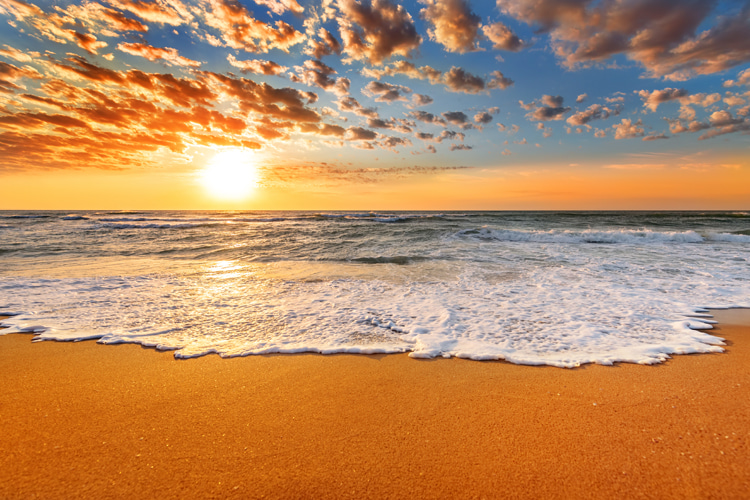
#> input picture img/beach-sunset.jpg, 750 x 500 px, found by its file name
$ python main.py
#> lines starting #> are read from the running program, lines starting #| are printed output that depends on the picture; after the words box and inside, x2 and y2 are one past the last pixel; in counts of white or black regions, pixels touching at a corner belong together; long printed decimals are rounded
### src/getrgb.py
import numpy as np
import cv2
import imutils

class ColorDescriptor:
	def __init__(self, bins):
		self.bins = bins

	def describe(self, image):
		features = np.zeros((4, 4, 3), dtype=np.float32)

		(h, w) = image.shape[:2]
		(cX, cY) = (int(w * 0.5), int(h * 0.5))

		segments = [(0, 0.5*cX, 0, 0.5*cY), (0.5*cX, cX, 0, 0.5*cY), (cX, 0.75*w, 0, 0.5*cY), (0.75*w, w, 0, 0.5*cY),
			(0, 0.5*cX, 0.5*cY, cY), (0.5*cX, cX, 0.5*cY, cY), (cX, 0.75*w, 0.5*cY, cY), (0.75*w, w, 0.5*cY, cY),
			(0, 0.5*cX, cY, 0.75*h), (0.5*cX, cX, cY, 0.75*h), (cX, 0.75*w, cY, 0.75*h), (0.75*w, w, cY, 0.75*h),
			(0, 0.5*cX, 0.75*h, h), (0.5*cX, cX, 0.75*h, h), (cX, 0.75*w, 0.75*h, h), (0.75*w, w, 0.75*h, h)]

		for i, (startX, endX, startY, endY) in enumerate(segments):
			cornerMask = np.zeros(image.shape[:2], dtype="uint8")

			cv2.rectangle(cornerMask, (int(startX), int(startY)), (int(endX), int(endY)), 255, -1)

			# Apply the mask to the image
			masked_image = cv2.bitwise_and(image, image, mask=cornerMask)

			# Get the RGB values within the masked region
			rgb_values = cv2.mean(masked_image)[:3]

			# Append the RGB values to the features list
			features[i // 4, i % 4, :] = (rgb_values)

		return features

	# [5 lines left out: function histogram, not called in this run]

# # Assuming you have an image loaded using OpenCV
# image = cv2.imread('img/pebble-beach.jpg')

# # Create an instance of ColorDescriptor with, for example, 8 bins in the histogram
# cd = ColorDescriptor(bins=8)

# # Get the color features for the image
# features = cd.describe(image)

# # Print or use the features as needed
# print(features)

### src/matrix.py
import numpy as np
import math

class HSVConverter :
    def countHSV(matrix) :
        # Normalisasi Matrix
        copymatrix = np.copy(matrix)
        arr2 = np.divide(copymatrix,255)

        # CONVERT RGB TO HSV

        # Mencari CMax
        matrixmax = np.zeros((4, 4))
        dataCmax = np.zeros((4, 4))

        for i in range(4):
            for j in range (4) :
                max = arr2[i][j][0]
                for k in range (3) :
                    if (arr2[i][j][k] >= max) :
                        max = arr2[i][j][k]
                        dataCmax[i][j] = k
                        matrixmax[i][j] = max

        # Mencari CMin
        matrixmin = np.zeros((4, 4))

        for i in range(4):
            for j in range (4) :
                min = arr2[i][j][0]
                for k in range (3) :
                    if (arr2[i][j][k] <= min) :
                        min = arr2[i][j][k]
                        matrixmin[i][j] = min

        # Mencari delta
        matrixdelta = np.subtract(matrixmax, matrixmin)
        # print(matrixdelta)

        # Mencari Hue
        hue = np.zeros((4, 4))

        for i in range(4):
            for j in range (4) :
                if (matrixdelta[i][j] == 0) :
                    hue[i][j] = 0
                else :
                    if (dataCmax[i][j] == 0) :
                        hue[i][j] = (60 * (np.pi / 180)) * (((arr2[i][j][2] - arr2[i][j][1]) / matrixdelta[i][j]) + 4)
                    elif (dataCmax[i][j] == 1) :
                        hue[i][j] = (60 * (np.pi / 180)) * (((arr2[i][j][0] - arr2[i][j][2]) / matrixdelta[i][j]) + 2)
                    elif (dataCmax[i][j] == 2) :
                        hue[i][j] = (60 * (np.pi / 180)) * (((arr2[i][j][1] - arr2[i][j][0]) / matrixdelta[i][j]) % 6)

        # Mencari Saturation
        sat = np.divide(matrixdelta,matrixmax)

        # Mencari Value
        value = np.copy(matrixmax)

        # Menyatukan matriks HSV
        HSV = np.zeros((4, 4, 3))

        for i in range(4):
            for j in range (4) :
                    HSV[i][j][0] = hue[i][j]
                    HSV[i][j][1] = sat[i][j]
                    HSV[i][j][2] = value[i][j]
        print("HSV :")
        print(HSV)
        print("\n")
        return HSV

    def cosinesimilarity(HSV1, HSV2) :
        dot = 0
        for i in range(4):
            for j in range (4) :
                for k in range (3) :
                    dot += (HSV1[i][j][k])*(HSV2[i][j][k])

        # Penyebut
        norm1matrix = np.power(HSV1, 2)
        norm1sum = 0

        for i in range(4):
            for j in range (4) :
                for k in range (3) :
                    norm1sum += norm1matrix[i][j][k]

        norm1 = math.sqrt(norm1sum)

        norm2matrix = np.power(HSV2,2)
        norm2sum = 0

        for i in range(4):
            for j in range (4) :
                for k in range (3) :
                    norm2sum += norm2matrix[i][j][k]

        norm2 = math.sqrt(norm2sum)

        # Cosine value
        cosvalue = dot / (norm1 * norm2)

        return cosvalue

### src/main.py
import numpy as np
import math
import cv2
import imutils
import os

from getrgb import *
from matrix import *

image1 = cv2.imread('img/beach-sunset.jpg')
#> image1 is the input picture: shape (500, 750, 3); mean B, G, R 96.6, 138.6, 186.1
cd1 = ColorDescriptor(bins=8)
features1 = cd1.describe(image1)
#> the loop in describe, `for i, (startX, endX, startY, endY) in enumerate(segments):` made 16 passes
#> rgb_values on passes 1 to 12: (5.86, 8.7, 11.81), (7.63, 9.23, 11.33), (7.99, 7.59, 7.71), (6.95, 6.57, 7.02), (5.7, 10.14, 13.64), (8.51, 11.79, 14.06), (7.64, 9.5, 11.11), (6.59, 8.35, 10.35), (7.28, 10.05, 12.94), (8.22, 11.07, 13.67), (9.6, 10.62, 12.2), (10.01, 10.73, 12.17)
#> after the loop in describe, `for i, (startX, endX, startY, endY) in enumerate(segments):`:
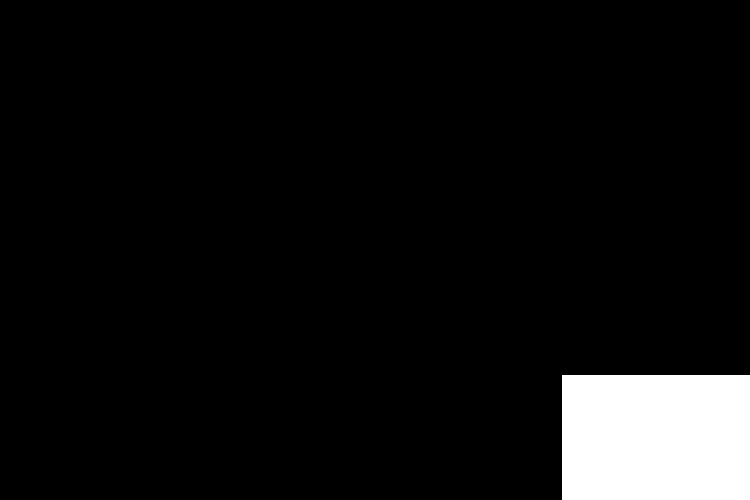
#> cornerMask: shape (500, 750); 6.3% white; 1 white region, box (x1, y1, x2, y2) and area: (562, 375, 750, 500) 23500
#> after the loop in describe, `for i, (startX, endX, startY, endY) in enumerate(segments):`:
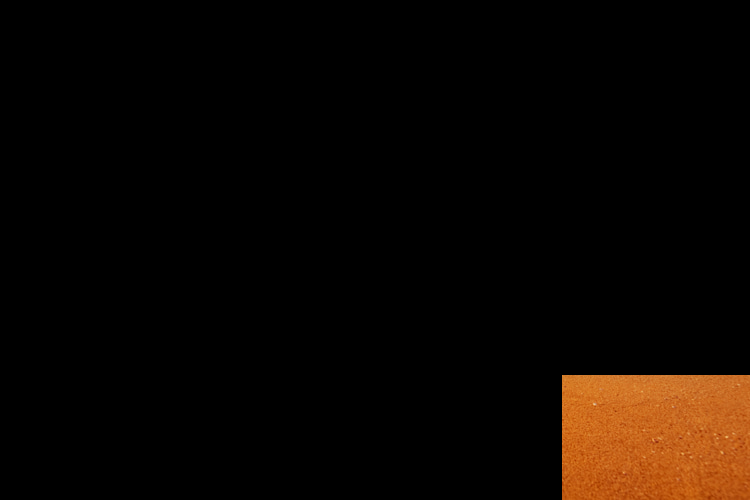
#> masked_image: shape (500, 750, 3); mean B, G, R 1.8, 6.3, 12.4

HSV1 = HSVConverter.countHSV(features1)
#> after the loop in countHSV, `for i in range(4):`: dataCmax = [[2, 2, 0, 2], [2, 2, 2, 2], [2, 2, 2, 2], [2, 2, 2, 2]]; matrixmax = [[0.0463, 0.0444, 0.0313, 0.0275], [0.0535, 0.0551, 0.0436, 0.0406], [0.0507, 0.0536, 0.0478, 0.0477], [0.049, 0.0494, 0.0488, 0.0487]]
#> after the loop in countHSV, `for i in range(4):`: matrixmin = [[0.023, 0.0299, 0.0298, 0.0258], [0.0224, 0.0334, 0.03, 0.0258], [0.0286, 0.0322, 0.0377, 0.0393], [0.0041, 0.00507, 0.00565, 0.007]]
#> in countHSV, `matrixdelta = np.subtract(matrixmax, matrixmin)`: matrixdelta = [[0.0234, 0.0145, 0.00154, 0.00176], [0.0311, 0.0218, 0.0136, 0.0147], [0.0222, 0.0214, 0.0102, 0.00847], [0.0449, 0.0443, 0.0432, 0.0417]]
#> after the loop in countHSV, `for i in range(4):`: hue = [[0.5, 0.452, 4.5, 5.42], [0.586, 0.62, 0.563, 0.489], [0.513, 0.547, 0.411, 0.348], [0.487, 0.489, 0.47, 0.446]]
#> in countHSV, `sat = np.divide(matrixdelta,matrixmax)`: sat = [[0.504, 0.327, 0.0493, 0.0639], [0.582, 0.395, 0.312, 0.363], [0.437, 0.399, 0.213, 0.177], [0.916, 0.897, 0.884, 0.856]]
#> in countHSV, `value = np.copy(matrixmax)`: value has the same summary as matrixmax
#| [[[0.4997 0.504 0.04633]
#|   [0.4518 0.3265 0.04445]
#|   [4.497 0.04929  0.03133]
#|   [5.415 0.06388 0.02754]]
#|  [[0.5857 0.5819 0.05348 ]
#|   [0.6197 0.3949 0.05512]
#|   [0.5629 0.3123 0.04355]
#|   [0.4893 0.3632 0.04059 ]]
#|  [[0.5127 0.437   0.05073]
#|   [0.5472 0.3988 0.05361]
#|   [0.4108 0.2127 0.04782]
#|   [0.3475 0.1774 0.04772]]
#> (further printed lines are left out)

# [10 lines of commented-out code are left out]

image2 = cv2.imread('img/pebble-beach.jpg')
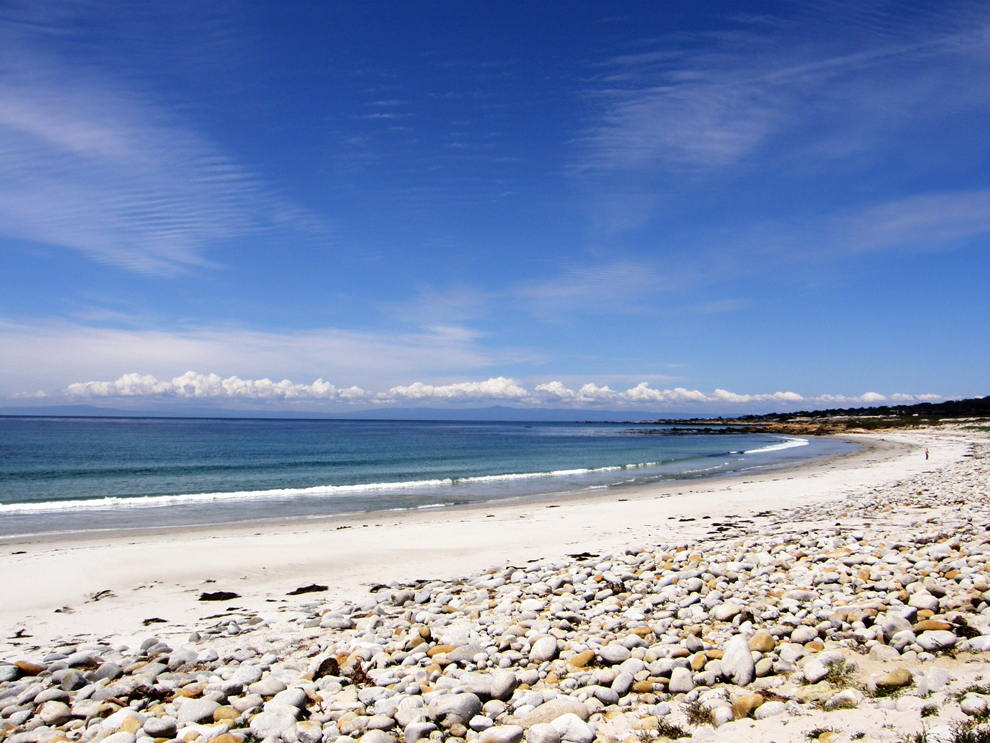
#> input picture img/pebble-beach.jpg, 990 x 743 px, found by its file name
#> image2 is the input picture: shape (743, 990, 3); mean B, G, R 179.6, 144.8, 127.5
cd2 = ColorDescriptor(bins=8)
features2 = cd2.describe(image2)
#> the loop in describe (call 2), `for i, (startX, endX, startY, endY) in enumerate(segments):` made 16 passes
#> rgb_values on passes 1 to 12: (11.06, 6.66, 4.81), (9.95, 4.84, 2.36), (9.89, 5.22, 3.07), (10.2, 5.6, 3.56), (13.29, 9.98, 8.21), (13, 9.05, 6.64), (12.8, 8.71, 6.08), (12.75, 8.47, 5.8), (10.58, 9.25, 8.22), (11.3, 10.05, 9.06), (11.55, 10.54, 9.87), (10.91, 10.69, 10.82)
#> pass 1, in describe (call 2), `masked_image = cv2.bitwise_and(image, image, mask=cornerMask)`:
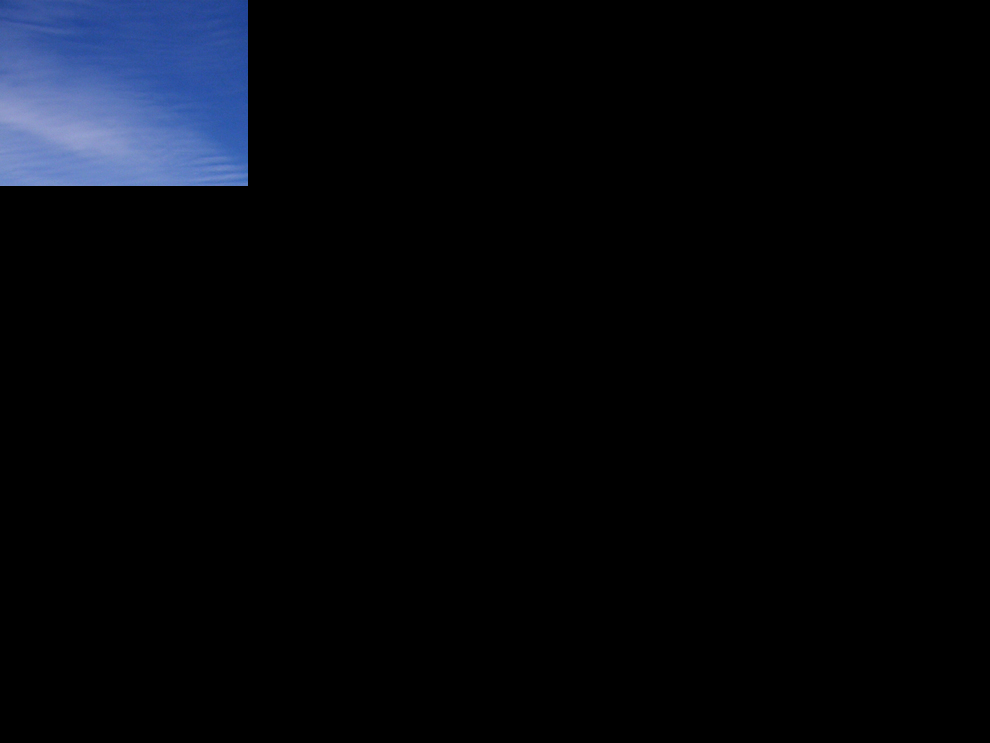
#> masked_image: shape (743, 990, 3); mean B, G, R 11.1, 6.7, 4.8
#> pass 3, in describe (call 2), `masked_image = cv2.bitwise_and(image, image, mask=cornerMask)`:
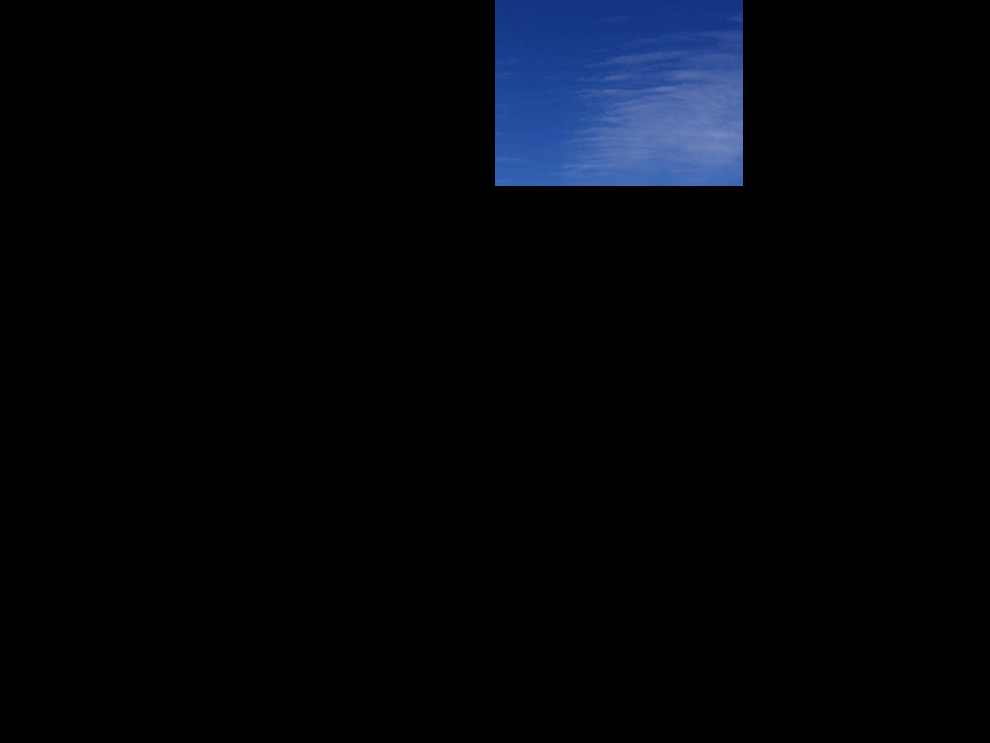
#> masked_image: shape (743, 990, 3); mean B, G, R 9.9, 5.2, 3.1
#> after the loop in describe (call 2), `for i, (startX, endX, startY, endY) in enumerate(segments):`:
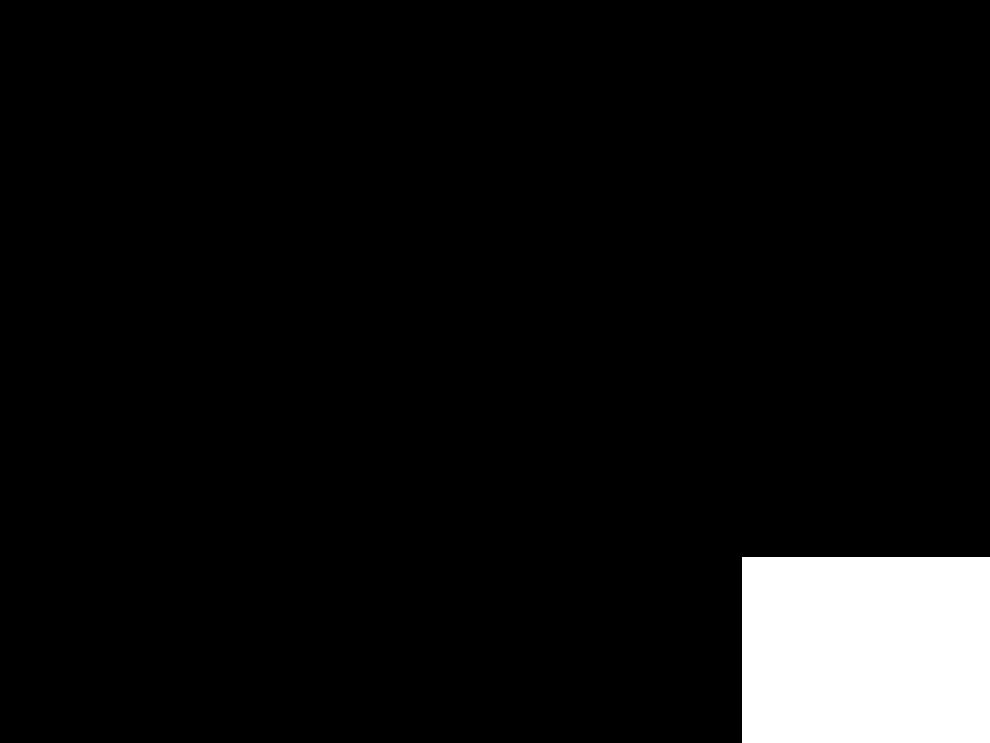
#> cornerMask: shape (743, 990); 6.3% white; 1 white region, box (x1, y1, x2, y2) and area: (742, 557, 990, 743) 46128
#> after the loop in describe (call 2), `for i, (startX, endX, startY, endY) in enumerate(segments):`:
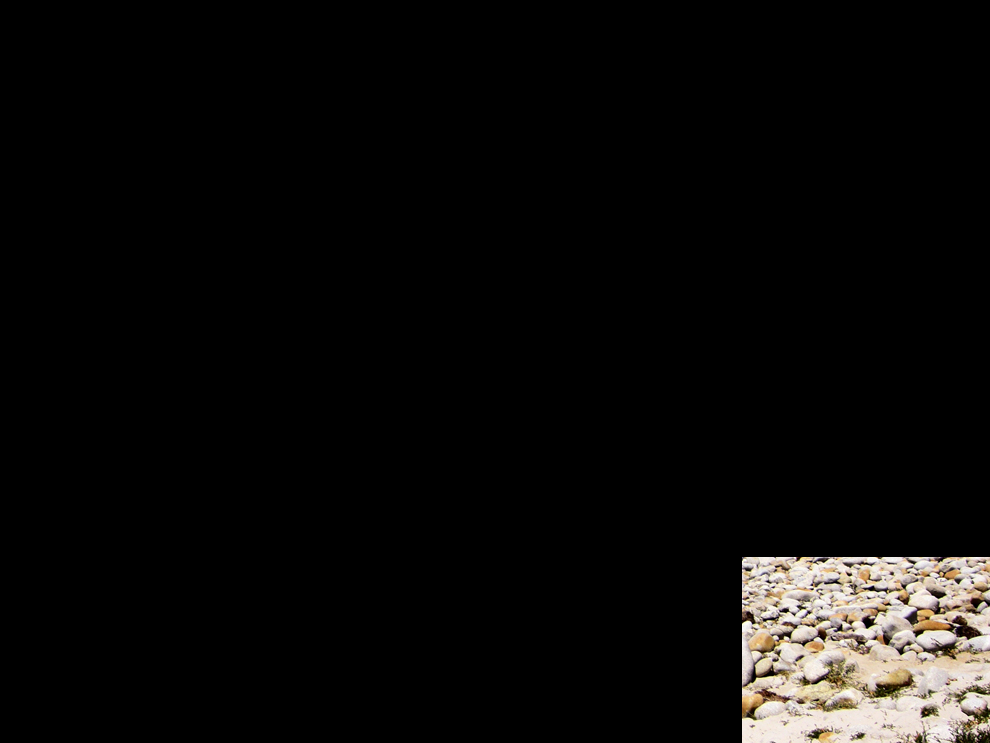
#> masked_image: shape (743, 990, 3); mean B, G, R 10.1, 11.2, 12.2

HSV2 = HSVConverter.countHSV(features2)
#| [[[3.878  0.5654 0.04336]
#|   [3.847 0.7624 0.03903]
#|   [3.858 0.6898 0.03878]
#|   [3.867 0.651 0.04]]
#|  [[3.824 0.3823  0.05213]
#|   [3.791 0.4891 0.05096 ]
#|   [3.779 0.5249 0.0502]
#|   [3.786  0.5452 0.04999]]
#|  [[3.732  0.2236 0.0415]
#|   [3.723 0.1981 0.0443]
#|   [3.770  0.1457 0.0453]
#|   [4.807 0.02051 0.04279]]
#> (further printed lines are left out)

similarity = HSVConverter.cosinesimilarity(HSV1, HSV2)
#> after the loop in cosinesimilarity, `for i in range(4):`: dot = 60.77
#> after the loop in cosinesimilarity, `for i in range(4):`: norm1sum = 57.75
#> in cosinesimilarity, `norm1 = math.sqrt(norm1sum)`: norm1 = 7.6
#> after the loop in cosinesimilarity, `for i in range(4):`: norm2sum = 186.5
#> in cosinesimilarity, `norm2 = math.sqrt(norm2sum)`: norm2 = 13.66
#> in cosinesimilarity, `cosvalue = dot / (norm1 * norm2)`: cosvalue = 0.586
#> similarity = 0.586

print("Similarity = " + str(similarity*100) + "%")
#| Similarity = 58.564%
